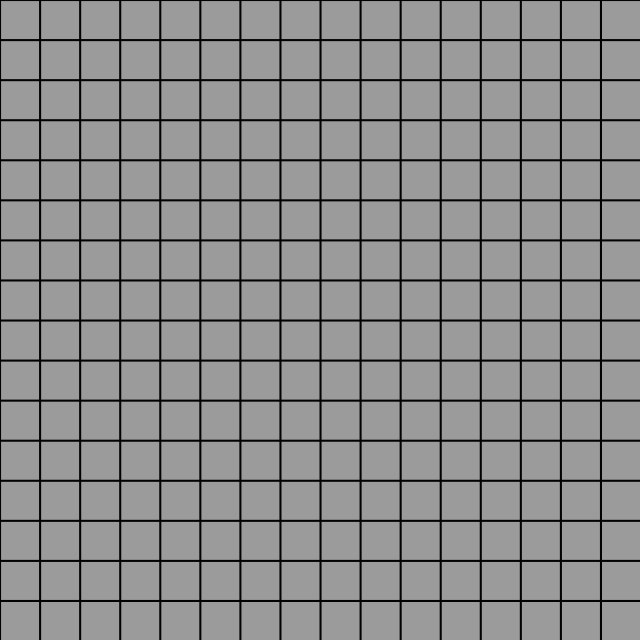
Frame 1 (no input)
Frame 60 (no input): identical to frame 1, image omitted
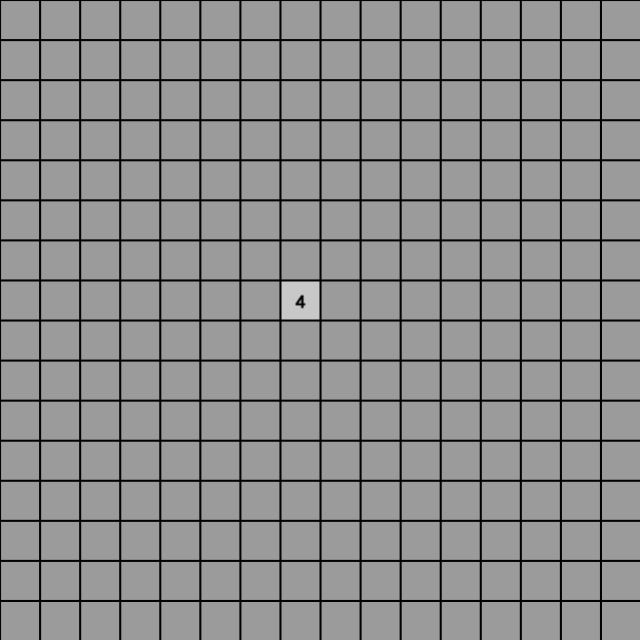
Frame 120 (the mouse pressed at the canvas centre since frame 60)

The p5.js sketch that drew these frames (run headless with seeded random() and noise() and a simulated clock; from frame 60 on, the mouse is pressed at the canvas centre):

// p5.js sketch
// ── sketch.js
let scl;
let grid;
let remaining;
let mines;
let cols, rows;
let finished;
let blownUp;
let displayed;

function setup() {
    window.oncontextmenu = () => {
        return false;
    };

    createCanvas(640.5, 640.5);
    resetSketch();
}

function draw() {
    background(51);

    for (let i = 0; i < cols; i++) {
        for (let j = 0; j < rows; j++) {
            grid[i][j].show();
        }
    }

    let remains = 0;
    let minesLeft = mines;
    for (let i = 0; i < cols; i++) {
        for (let j = 0; j < rows; j++) {
            if (!grid[i][j].mine) {
                if (!grid[i][j].revealed) {
                    remains++;
                }
            } else if (grid[i][j].flagged) {
                minesLeft--;
            }
        }
    }
    remaining = remains;

    if (remaining === 0 || minesLeft === 0) {
        finished = true;
    }

    if (displayed) {
        noLoop();
    }

    if (finished) {
        if ((remaining === 0 || minesLeft === 0) && !blownUp) {
            gameOver(1);
        } else {
            gameOver(0);
        }
    }
}

function makeGrid(cols, rows) {
    let gridCols = new Array(cols);

    for (let i = 0; i < gridCols.length; i++) {
        gridCols[i] = new Array(rows);
    }

    return gridCols;
}

function mousePressed(event) {
    switch (event.button) {
        case 0:
            for (let i = 0; i < cols; i++) {
                for (let j = 0; j < rows; j++) {
                    if (grid[i][j].contains(mouseX, mouseY)) {
                        if (grid[i][j].revealed) {
                            grid[i][j].revealAround();
                        } else {
                            grid[i][j].reveal();
                        }

                        if (grid[i][j].mine && !grid[i][j].flagged) {
                            finished = true;
                            blownUp = true;
                        }
                    }
                }
            }
            break;
        case 2:
            for (let i = 0; i < cols; i++) {
                for (let j = 0; j < rows; j++) {
                    if (grid[i][j].contains(mouseX, mouseY)) {
                        grid[i][j].flag();
                    }
                }
            }
            break;
    }
}

function keyPressed() {
    switch (keyCode) {
        case 13:
            displayed = false;
            loop();
            resetSketch();
            break;
    }
}

function gameOver(state) {
    for (let i = 0; i < cols; i++) {
        for (let j = 0; j < rows; j++) {
            grid[i][j].reveal();
        }
    }

    switch (state) {
        case 0:
            fill(255, 0, 0);
            textSize(40);
            strokeWeight(4);
            textAlign(CENTER, CENTER);
            text('Game Over', width / 2, height / 2);

            textSize(27);
            textAlign(CENTER, CENTER);
            strokeWeight(3);
            text('Press \'Enter\' to try again', (width / 2), (height / 2) + 30);
            displayed = true;
            break;
        case 1:
            textSize(40);
            fill(0, 0, 255);
            textAlign(CENTER, CENTER);
            strokeWeight(4);
            text('You won!', width / 2, height / 2);

            textSize(27);
            textAlign(CENTER, CENTER);
            strokeWeight(3);
            text('Press \'Enter\' to play again!', (width / 2), (height / 2) + 30);
            break;
    }
}

function resetSketch() {
    scl = 40;
    cols = floor(width / scl);
    rows = floor(height / scl);
    grid = makeGrid(cols, rows);
    mines = 0;
    remaining = 0;
    finished = false;
    blownUp = false;
    displayed = false;
    frameCount = 0;

    for (let i = 0; i < cols; i++) {
        for (let j = 0; j < rows; j++) {
            grid[i][j] = new Cell(i, j, scl);
        }
    }

    for (let i = 0; i < cols; i++) {
        for (let j = 0; j < rows; j++) {
            grid[i][j].countMinesAround();

            if (grid[i][j].mine) {
                mines++;
            }
        }
    }
}
// ── Cell.js
function Cell(i, j, scl) {
    this.i = i;
    this.j = j;
    this.scl = scl;
    this.x = this.i * scl;
    this.y = this.j * scl;
    this.mine = random(1) > 0.85;
    this.minesAround = 0;
    this.toReveal = false;
    this.revealed = false;
    this.flagged = false;

    this.show = function() {
        stroke(2);
        strokeWeight(2);
        if (this.flagged && !this.revealed) {
            fill(225, 20, 0);
        } else if (!this.revealed) {
            fill(155);
        }


        rect(this.x, this.y, scl, scl);

        if (this.toReveal && !this.flagged) {

            fill(200);
            rect(this.x, this.y, scl, scl);
            this.revealed = true;

            if (this.mine) {
                noStroke();
                fill(25);
                ellipse(this.x + (this.scl / 2), this.y + (this.scl / 2), scl / 2);
            } else {
                if (this.minesAround !== 0) {
                    fill(0);
                    textSize(17);
                    strokeWeight(1);
                    textAlign(CENTER, CENTER);
                    text(this.minesAround, this.x + (scl / 2), this.y + (scl / 2) + 2);
                } else {
                    for (let xOff = -1; xOff <= 1; xOff++) {
                        for (let yOff = -1; yOff <= 1; yOff++) {
                            let k = this.i + xOff;
                            let l = this.j + yOff;

                            if (k > -1 && k < cols && l > -1 && l < rows) {
                                grid[k][l].reveal();
                            }
                        }
                    }
                }
            }
        } else {
            this.toReveal = false;
        }
    };

    this.contains = function(x, y) {
        return (x > this.x && x < this.x + this.scl && y > this.y && y < this.y + this.scl)
    };

    this.reveal = function() {
        this.toReveal = true;
    };

    this.countMinesAround = function() {
        if (this.mine) {
            return -1;
        }

        let total = 0;
        for (let xOff = -1; xOff <= 1; xOff++) {
            for (let yOff = -1; yOff <= 1; yOff++) {
                let k = this.i + xOff;
                let l = this.j + yOff;

                if (k > -1 && k < cols && l > -1 && l < rows) {
                    let neighbor = grid[k][l];
                    if (neighbor.mine) {
                        total++;
                    }
                }
            }
        }

        this.minesAround = total;
    };

    this.flag = function() {
        this.flagged = !this.flagged;
    };

    this.revealAround = function() {
        if (this.revealed) {
            let flaggedAround = 0;

            for (let xOff = -1; xOff <= 1; xOff++) {
                for (let yOff = -1; yOff <= 1; yOff++) {
                    let k = this.i + xOff;
                    let l = this.j + yOff;

                    if (k > -1 && k < cols && l > -1 && l < rows) {
                        if (grid[k][l].flagged) {
                            flaggedAround++;
                        }
                    }
                }
            }

            if (flaggedAround === this.minesAround) {
                for (let xOff = -1; xOff <= 1; xOff++) {
                    for (let yOff = -1; yOff <= 1; yOff++) {
                        let k = this.i + xOff;
                        let l = this.j + yOff;

                        if (k > -1 && k < cols && l > -1 && l < rows) {
                            if (!grid[k][l].flagged) {
                                grid[k][l].reveal();
                            }
                        }
                    }
                }
            }
        }
    };
}
// ── Mine.js
function Mine() {

}
// ── minesweeper.html
<!DOCTYPE html>
<html lang="en">
<head>
    <meta charset="UTF-8">
    <link href="Screenshot_34.png" rel="icon">
    <title>Minesweeper</title>
</head>
<body>
<script src="libraries/p5.js"></script>
<script src="Mine.js"></script>
<script src="Cell.js"></script>
<script src="sketch.js"></script>
</body>
</html>
